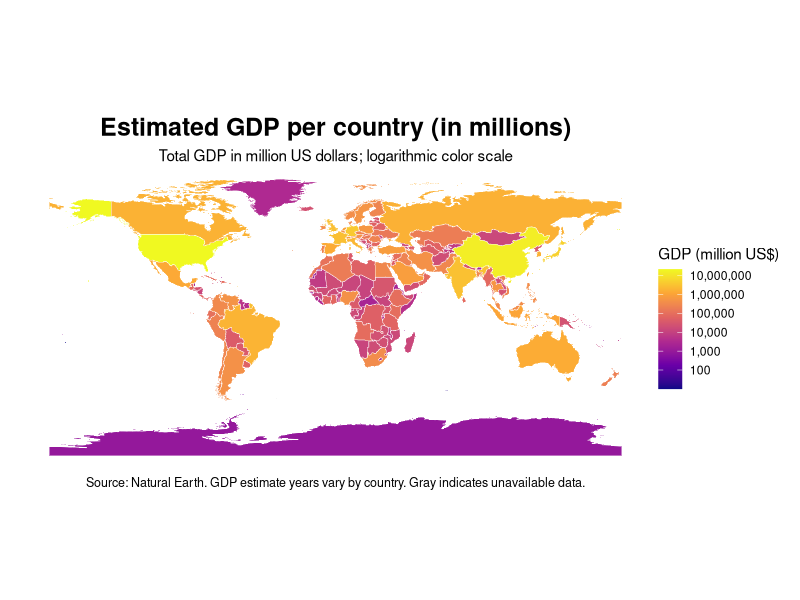
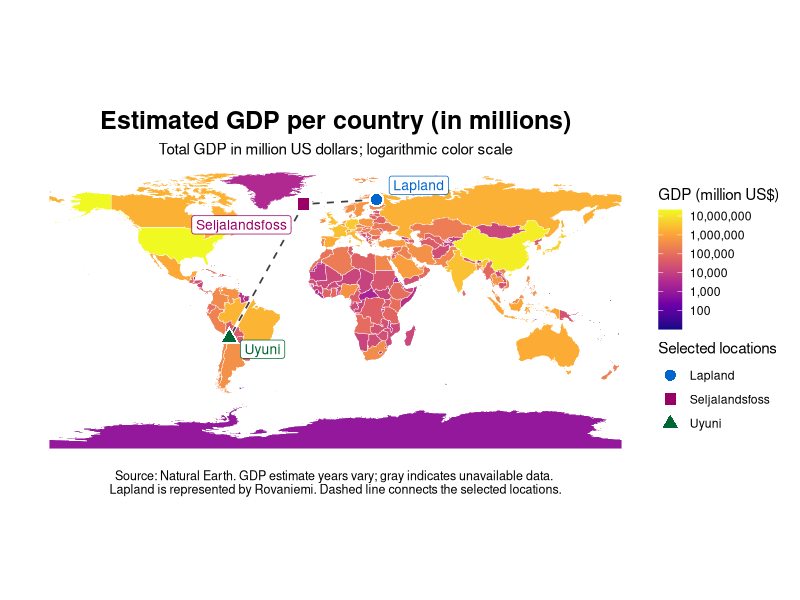
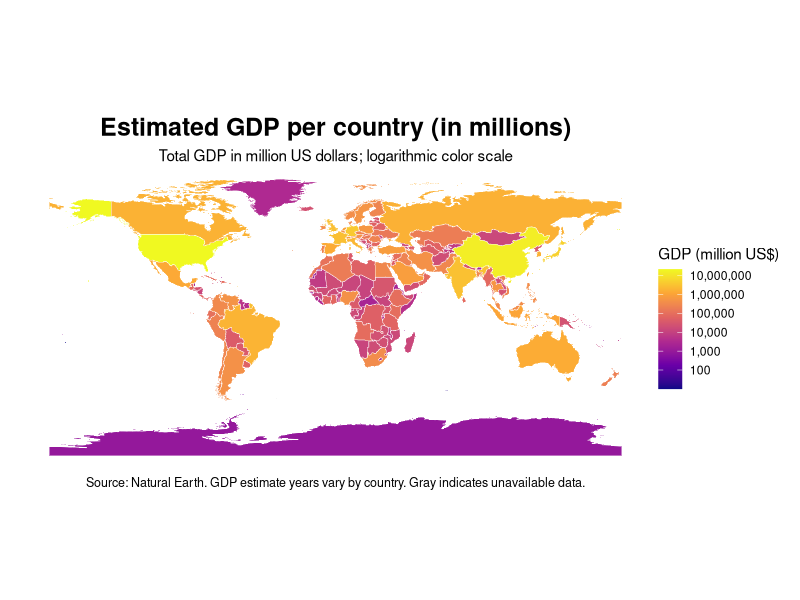
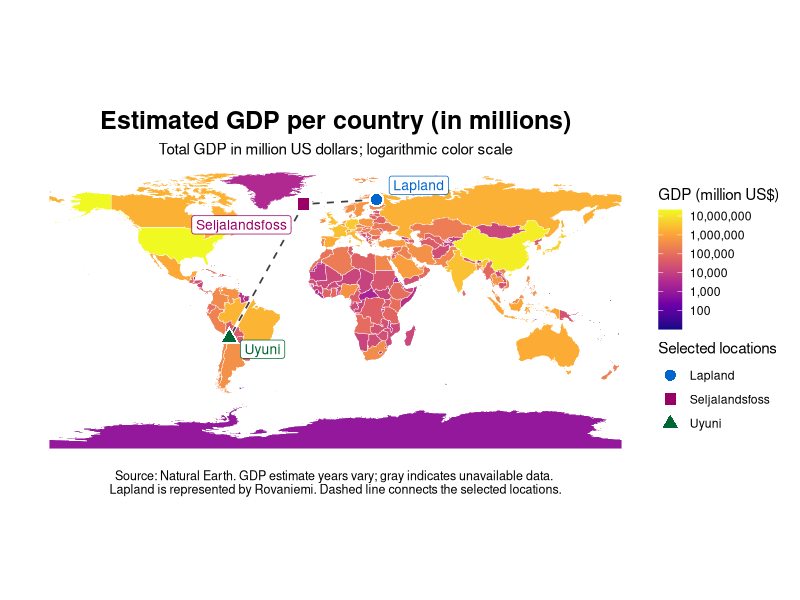

These charts were generated, in order, by the following R code:
library(sf)	
library(ggplot2)	
library(rnaturalearth)	
library(rnaturalearthdata)	
world <- ne_countries(	
    scale = "medium",	
    returnclass = "sf"
)	
names(world)

# Estimated GDP is measured in millions of US dollars.
# Treat nonpositive values (including missing-data codes) as unavailable.
world$gdp_md[world$gdp_md <= 0] <- NA_real_

gdp_map <- ggplot(world) +
    geom_sf(aes(fill = gdp_md), color = "white", linewidth = 0.15) +
    scale_fill_viridis_c(
        option = "C",
        trans = "log10",
        breaks = c(100, 1000, 10000, 100000, 1000000, 10000000),
        labels = scales::label_comma(),
        name = "GDP (million US$)",
        na.value = "grey85"
    ) +
    labs(
        title = "Estimated GDP per country (in millions)",
        subtitle = "Total GDP in million US dollars; logarithmic color scale",
        caption = paste(
            "Source: Natural Earth. GDP estimate years vary by country.",
            "Gray indicates unavailable data."
        )
    ) +
    theme_void() +
    theme(
        plot.title = element_text(face = "bold", size = 18, hjust = 0.5),
        plot.subtitle = element_text(size = 11, hjust = 0.5),
        plot.caption = element_text(size = 9, hjust = 0.5),
        plot.margin = margin(15, 15, 15, 15)
    )

print(gdp_map)

ggsave(
    filename = "hw3_gdp_map.png",
    plot = gdp_map,
    width = 12,
    height = 7,
    dpi = 300,
    bg = "white"
)

# I used three places I want to visit for future vacations as the subjects for this
# Approximate coordinates; Rovaniemi represents the Lapland region.
# Uyuni refers to the city, and Seljalandsfoss is the waterfall.
important_places <- data.frame(	
place = c("Finland", "Bolivia", "Iceland"),	
city = c("Lapland", "Uyuni", "Seljalandsfoss"),	
longitude = c(25.7333, -66.8239, -19.9886),	
latitude = c(66.5000, -20.4628, 63.6156)	
)	
important_places_sf <- st_as_sf(	
important_places,	
coords = c("longitude", "latitude"),	
crs = 4326	
)

# Connect the locations through Iceland to keep the route easy to follow.
# This line is a visual connection, rather than an actual travel route.
connection_order <- c(1, 3, 2)
connecting_line <- st_sfc(
    st_linestring(
        as.matrix(important_places[connection_order, c("longitude", "latitude")])
    ),
    crs = 4326
)

city_colors <- c(
    "Lapland" = "#0066CC",
    "Uyuni" = "#006633",
    "Seljalandsfoss" = "#990066"
)
city_shapes <- c("Lapland" = 16, "Uyuni" = 17, "Seljalandsfoss" = 15)

# Keep the original GDP map and create a second version with the places.
gdp_places_map <- gdp_map +
    geom_sf(data = connecting_line, color = "white", linewidth = 1.2) +
    geom_sf(
        data = connecting_line,
        color = "grey25",
        linewidth = 0.6,
        linetype = "dashed"
    ) +
    geom_sf(
        data = important_places_sf,
        aes(shape = city),
        color = "white",
        size = 5,
        show.legend = FALSE
    ) +
    geom_sf(
        data = important_places_sf,
        aes(color = city, shape = city),
        size = 3.5
    ) +
    geom_label(
        data = important_places,
        aes(x = longitude, y = latitude, label = city, color = city),
        nudge_x = c(8, 7, -8),
        nudge_y = c(9, -7, -13),
        hjust = c(0, 0, 1),
        fill = "white",
        size = 3.5,
        linewidth = 0.2,
        show.legend = FALSE
    ) +
    scale_color_manual(name = "Selected locations", values = city_colors) +
    scale_shape_manual(name = "Selected locations", values = city_shapes) +
    guides(
        fill = guide_colorbar(order = 1),
        color = guide_legend(order = 2),
        shape = guide_legend(order = 2)
    ) +
    labs(
        caption = paste(
            "Source: Natural Earth. GDP estimate years vary; gray indicates unavailable data.",
            "\nLapland is represented by Rovaniemi. Dashed line connects the selected locations."
        )
    )

print(gdp_places_map)

ggsave(
    filename = "hw3_places_map.png",
    plot = gdp_places_map,
    width = 14,
    height = 8,
    dpi = 300,
    bg = "white"
)
